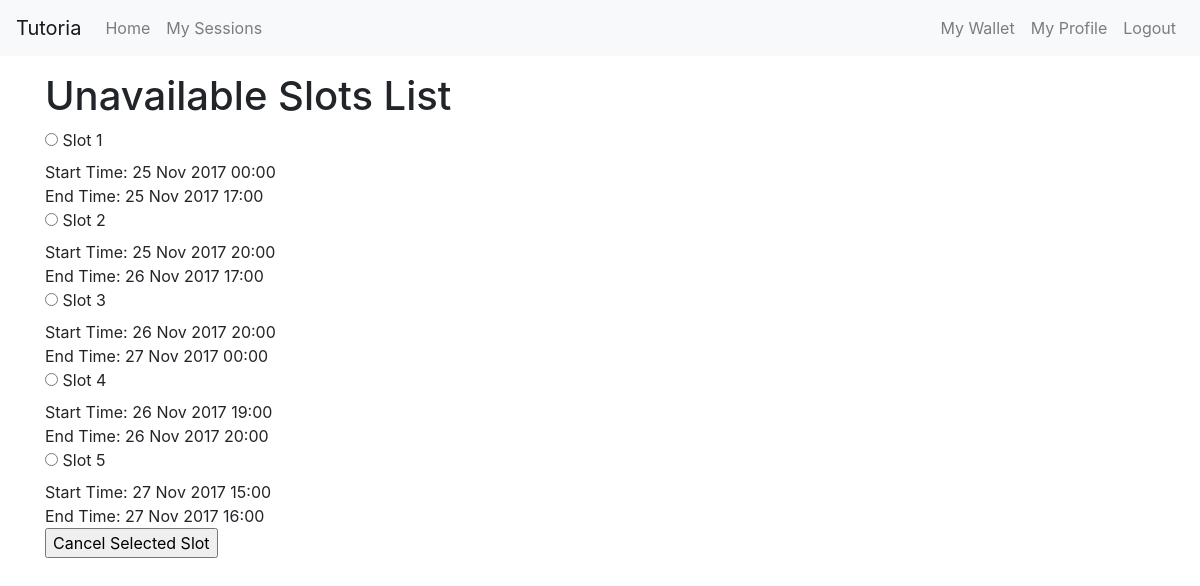
The app's page /tutors/notokslots/ (signed in) with its own data.
### tutors/models.py (models this page shows)
class NotAvailableSlot(models.Model):
    tutor = models.ForeignKey(Tutor, on_delete=models.CASCADE)
    start_time = models.DateTimeField(null=True, blank=True)
    end_time = models.DateTimeField(null=True, blank=True)

### tutors/views.py (the view)
class UnavailabilityList (generic.ListView):
    model = NotAvailableSlot
    context_object_name = 'unavailability_list'
    template_name = 'slots_list.html'
    def get_queryset(self):
        return NotAvailableSlot.objects.filter(tutor__tutor=self.request.user)

### Tutoria/context_processors.py (called while the page is built)
def base_template_name_context_processor(request):
    base_template_name = 'base.html'
    if request.user.is_authenticated():
        if request.user.is_superuser:
            base_template_name = 'base_tutor.html'
        if Tutor.objects.filter(tutor=request.user):
            base_template_name = 'base_tutor.html'
    return {
        'base_template_name': base_template_name,
    }

### tutors/templates/slots_list.html (shortened to what this page needs)
{% extends base_template_name %}
{% block content %}
{% load static %}
<h1>Unavailable Slots List</h1>
<form action="{% url 'tutors:cancel_slot' %}" method="post">
{% if unavailability_list %}
    {% for slot in unavailability_list %}
          <input type="radio" name="choice" id="choice{{ forloop.counter }}" value="{{ slot.id }}" />
          <label for="choice{{ forloop.counter }}">Slot {{ forloop.counter }}</label><br />
          Start Time: {{ slot.start_time|date:"d M Y" }} {{ slot.start_time|time:"H:i" }}<br/>
          End Time: {{ slot.end_time|date:"d M Y" }} {{ slot.end_time|time:"H:i" }}<br/>
    {% endfor %}
    <input type="submit" value="Cancel Selected Slot" onclick="return confirm('Do you want to cancel the selected session?')"/>
{% else %}
    <p>No slots are available.</p>
{% endif %}
</form>
{% endblock %}

### records on screen
NotAvailableSlot: start_time "25 Nov 2017", start_time "00:00", end_time "25 Nov 2017", end_time "17:00"
NotAvailableSlot: start_time "25 Nov 2017", start_time "20:00", end_time "26 Nov 2017", end_time "17:00"
NotAvailableSlot: start_time "26 Nov 2017", start_time "20:00", end_time "27 Nov 2017", end_time "00:00"
NotAvailableSlot: start_time "26 Nov 2017", start_time "19:00", end_time "26 Nov 2017", end_time "20:00"
NotAvailableSlot: start_time "27 Nov 2017", start_time "15:00", end_time "27 Nov 2017", end_time "16:00"
